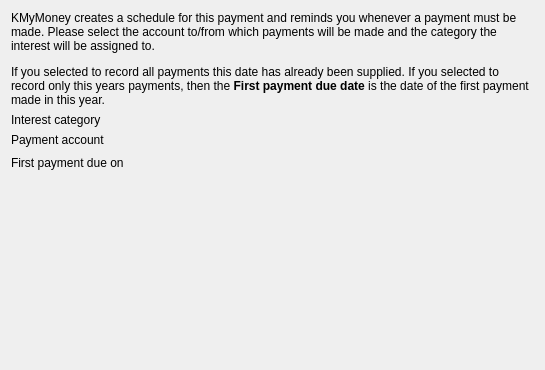
<?xml version="1.0" encoding="UTF-8"?>
<ui version="4.0">
 <class>KLoanSchedulePage</class>
 <widget class="QWidget" name="KLoanSchedulePage">
  <property name="geometry">
   <rect>
    <x>0</x>
    <y>0</y>
    <width>545</width>
    <height>370</height>
   </rect>
  </property>
  <layout class="QVBoxLayout">
   <item>
    <widget class="QLabel" name="qLabel2">
     <property name="focusPolicy">
      <enum>Qt::NoFocus</enum>
     </property>
     <property name="text">
      <string>KMyMoney creates a schedule for this payment and reminds you whenever a payment must be made. Please select the account to/from which payments will be made and the category the interest will be assigned to.&lt;p&gt;
If you selected to record all payments this date has already been supplied. If you selected to record only this years payments, then the &lt;b&gt;First payment due date&lt;/b&gt; is the date of the first payment made in this year.</string>
     </property>
     <property name="wordWrap">
      <bool>true</bool>
     </property>
    </widget>
   </item>
   <item>
    <layout class="QHBoxLayout">
     <item>
      <layout class="QGridLayout">
       <item row="0" column="0">
        <widget class="QLabel" name="textLabel7">
         <property name="text">
          <string>Interest category</string>
         </property>
         <property name="wordWrap">
          <bool>false</bool>
         </property>
        </widget>
       </item>
       <item row="0" column="1">
        <widget class="KMyMoneyCategory" name="m_interestCategory" native="true">
         <property name="whatsThis">
          <string>The category the interest part of the payment will be assigned to. If you borrow money you usually have to pay interest, so this should be an expense category. If you lend the money, you receive the interest. In this case, select an income category here.</string>
         </property>
        </widget>
       </item>
       <item row="1" column="0">
        <widget class="QLabel" name="textLabel8">
         <property name="text">
          <string>Payment account</string>
         </property>
         <property name="wordWrap">
          <bool>false</bool>
         </property>
        </widget>
       </item>
       <item row="1" column="1">
        <widget class="KMyMoneyCategory" name="m_paymentAccount" native="true">
         <property name="whatsThis">
          <string>Select the account from which you make your periodical payments or where you receive regular payments in case you lend the money. In most cases, this is a checking account.</string>
         </property>
        </widget>
       </item>
       <item row="2" column="0">
        <widget class="QLabel" name="textLabel1">
         <property name="text">
          <string>First payment due on</string>
         </property>
         <property name="wordWrap">
          <bool>false</bool>
         </property>
        </widget>
       </item>
       <item row="2" column="1">
        <layout class="QHBoxLayout">
         <item>
          <spacer name="spacer89">
           <property name="orientation">
            <enum>Qt::Horizontal</enum>
           </property>
           <property name="sizeType">
            <enum>QSizePolicy::Expanding</enum>
           </property>
           <property name="sizeHint" stdset="0">
            <size>
             <width>61</width>
             <height>20</height>
            </size>
           </property>
          </spacer>
         </item>
         <item>
          <widget class="KMyMoneyDateInput" name="m_firstPaymentDueDate" native="true"/>
         </item>
        </layout>
       </item>
      </layout>
     </item>
     <item>
      <spacer name="spacer4">
       <property name="orientation">
        <enum>Qt::Horizontal</enum>
       </property>
       <property name="sizeType">
        <enum>QSizePolicy::Preferred</enum>
       </property>
       <property name="sizeHint" stdset="0">
        <size>
         <width>41</width>
         <height>20</height>
        </size>
       </property>
      </spacer>
     </item>
    </layout>
   </item>
   <item>
    <spacer name="spacer88">
     <property name="orientation">
      <enum>Qt::Vertical</enum>
     </property>
     <property name="sizeType">
      <enum>QSizePolicy::Expanding</enum>
     </property>
     <property name="sizeHint" stdset="0">
      <size>
       <width>20</width>
       <height>21</height>
      </size>
     </property>
    </spacer>
   </item>
  </layout>
 </widget>
 <layoutdefault spacing="6" margin="11"/>
 <customwidgets>
  <customwidget>
   <class>KMyMoneyCategory</class>
   <extends>QWidget</extends>
   <header>kmymoneycategory.h</header>
  </customwidget>
  <customwidget>
   <class>KMyMoneyDateInput</class>
   <extends>QWidget</extends>
   <header>kmymoneydateinput.h</header>
  </customwidget>
 </customwidgets>
 <resources/>
 <connections/>
</ui>
